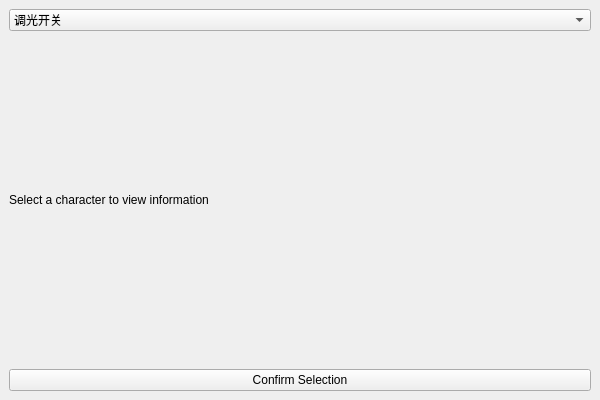
<?xml version="1.0" encoding="UTF-8"?>
<ui version="4.0">
 <class>CharacterSelectWindow</class>
 <widget class="QMainWindow" name="CharacterSelectWindow">
  <property name="geometry">
   <rect>
    <x>0</x>
    <y>0</y>
    <width>600</width>
    <height>400</height>
   </rect>
  </property>
  <widget class="QWidget" name="centralwidget">
   <layout class="QVBoxLayout" name="verticalLayout">
    <item>
     <widget class="QComboBox" name="comboBox">
      <item>
       <property name="text">
        <string>调光开关</string>
       </property>
      </item>
      <item>
       <property name="text">
        <string>Ezreal</string>
       </property>
      </item>
      <item>
       <property name="text">
        <string>Lux</string>
       </property>
      </item>
      <item>
       <property name="text">
        <string>Garen</string>
       </property>
      </item>
      <item>
       <property name="text">
        <string>Teemo</string>
       </property>
      </item>
     </widget>
    </item>
    <item>
     <widget class="QLabel" name="characterInfoLabel">
      <property name="text">
       <string>Select a character to view information</string>
      </property>
     </widget>
    </item>
    <item>
     <widget class="QPushButton" name="confirm_button">
      <property name="text">
       <string>Confirm Selection</string>
      </property>
     </widget>
    </item>
   </layout>
  </widget>
 </widget>
</ui>
